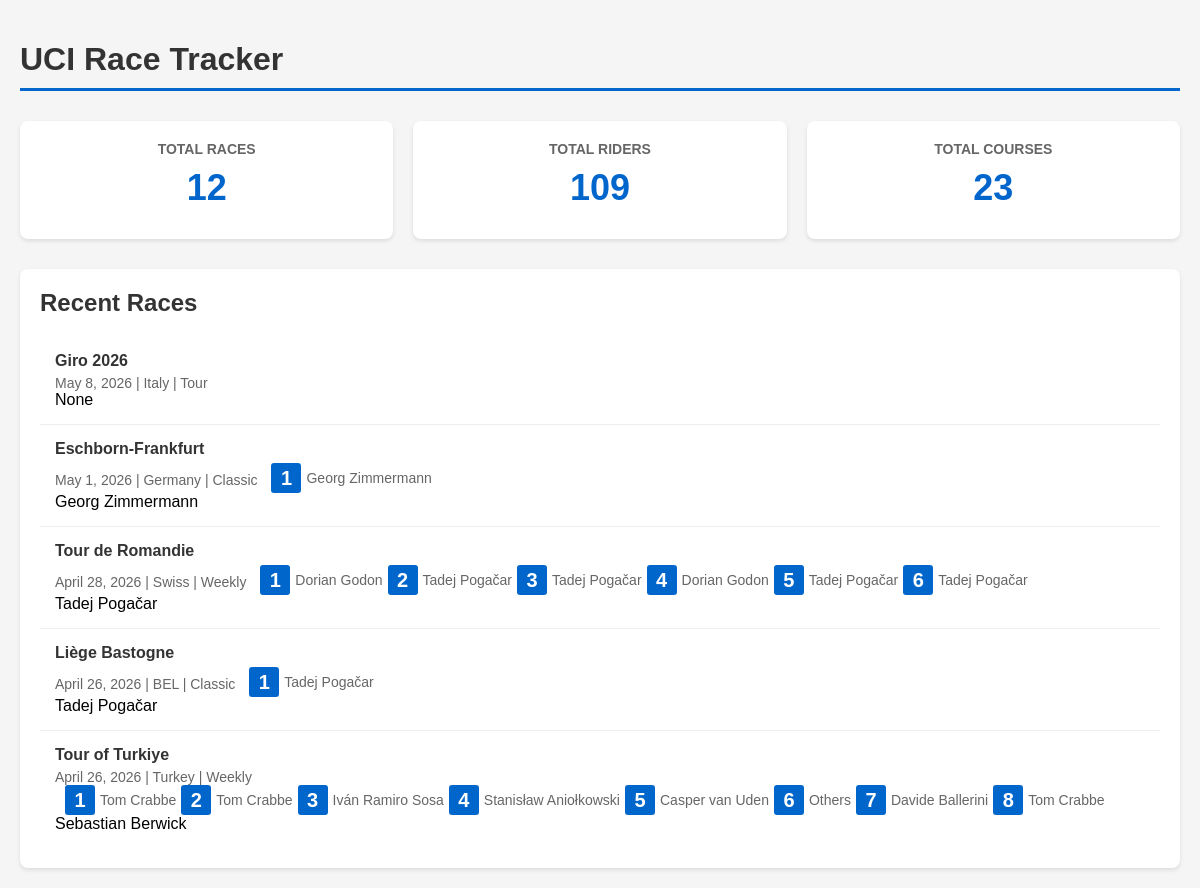
The page / on the database its author committed.
### uci/models/race.py (models this page shows, shortened)
class Race(models.Model):
    CATEGORY_CHOICES = [
        ('classic', 'Classic'),
        ('high_mountain', 'High Mountain'),
        ('flat', 'Flat'),
        ('tour', 'Tour'),
        ('weekly', 'Weekly'),
    ]
    name = models.CharField(max_length=200)
    date = models.DateField(null=True, blank=True)
    location = models.CharField(max_length=200)
    category = models.CharField(max_length=50, choices=CATEGORY_CHOICES, default='classic')
    winner = models.ForeignKey(Rider, on_delete=models.CASCADE, null=True, blank=True, related_name='race_winner')
    predict_winner = models.ForeignKey(Rider, on_delete=models.CASCADE, null=True, blank=True, related_name='race_predict_winner')
    one_day_race = models.BooleanField(default=False)
    note = models.TextField(null=True, blank=True)

### uci/models/course.py (models this page shows, shortened)
class Course(models.Model):
    race = models.ForeignKey(Race, on_delete=models.CASCADE, related_name='courses')
    name = models.CharField(max_length=200)
    start = models.CharField(max_length=120, null=True, blank=True)
    end = models.CharField(max_length=120, null=True, blank=True)
    distance_km = models.DecimalField(max_digits=6, decimal_places=2, null=True, blank=True)
    elevation_gain_m = models.IntegerField(null=True, blank=True)
    note = models.TextField(max_length=500, null=True, blank=True)
    key_point = models.CharField(max_length=500, null=True, blank=True)
    profile_score = models.IntegerField(null=True, blank=True)
    winner = models.ForeignKey(Rider, on_delete=models.CASCADE, null=True, blank=True, related_name='course_winner')
    predict_winner = models.ForeignKey(Rider, on_delete=models.CASCADE, null=True, blank=True, related_name='course_predict_winner')
    pre_analysis = models.TextField(max_length=500, null=True, blank=True)
    course_url = models.URLField(null=True, blank=True)

### uci/models/rider.py (models this page shows, shortened)
class Rider(models.Model):
    FORM_TREND_CHOICES = [
        ('high', '↑'),
        ('increase', '↗'),
        ('normal', '→'),
        ('decrease', '↘'),
        ('low', '↓'),
    ]
    FORM_TO_TREND = {1: 'low', 2: 'decrease', 3: 'normal', 4: 'increase', 5: 'high'}
    name = models.CharField(max_length=100, unique=True)
    nationality = models.CharField(max_length=100, null=True, blank=True)
    date_of_birth = models.DateField(null=True, blank=True)
    note = models.TextField(max_length=500, null=True, blank=True)
    form = models.IntegerField(validators=[MinValueValidator(1), MaxValueValidator(5)], null=True, blank=True)
    form_trend = models.CharField(max_length=10, choices=FORM_TREND_CHOICES, null=True, blank=True, default='normal')
    breakaway = models.BooleanField(default=False)
    breakaway_note = models.CharField(max_length=100, null=True, blank=True)
    class Meta:
        ordering = ['name']  # for admin
    def __str__(self):
        return f"{self.name}"

### uci/views.py (the view)
# urls.py: path('', views.index, name='index'),
def index(request):
    races = Race.objects.all()
    riders = Rider.objects.all()
    courses = Course.objects.all()
    context = {
        'total_races': races.count(),
        'total_riders': riders.count(),
        'total_courses': courses.count(),
        'recent_races': races.order_by('-date')[:5],
    }
    return render(request, 'uci/index.html', context)

### uci/templates/uci/index.html (shortened to what this page needs)
<!DOCTYPE html>
<html lang="en">
<head>
</head>
<body>
    <h1>UCI Race Tracker</h1>
    <div class="stats">
        <div class="stat-card">
            <h3>Total Races</h3>
            <div class="number">{{ total_races }}</div>
        </div>
        <div class="stat-card">
            <h3>Total Riders</h3>
            <div class="number">{{ total_riders }}</div>
        </div>
        <div class="stat-card">
            <h3>Total Courses</h3>
            <div class="number">{{ total_courses }}</div>
        </div>
    </div>
    <div class="recent-races">
        <h2>Recent Races</h2>
        {% if recent_races %}
            {% for race in recent_races %}
                <div class="race-item">
                    <div class="race-name">{{ race.name }}</div>
                    <div class="race-details">
                        {{ race.date }} | {{ race.location }} | {{ race.get_category_display }}
                        {% if race.courses.all %}
                            <span class="course-icons">
                                {% for course in race.courses.all %}
                                    <span class="course-icon" title="{{ course.name }}">{{ forloop.counter }}</span>
                                    <span class="course-winner">{{ course.winner }}</span>
                                {% endfor %}
                            </span>
                        {% endif %}
                    </div>
                    <div class="race-winner">
                        {{ race.winner }}
                    </div>
                </div>
            {% endfor %}
        {% else %}
            <div class="no-data">No races found. Add some races in the admin panel!</div>
        {% endif %}
    </div>
</body>
</html>

### uci/templates/uci/index.html (style rules this page uses)
body { font-family: Arial, sans-serif; max-width: 1200px; margin: 0 auto; padding: 20px; background-color: #f5f5f5; }
h1 { color: #333; border-bottom: 3px solid #0066cc; padding-bottom: 10px; }
.stats { display: flex; gap: 20px; margin: 30px 0; }
.stat-card { background: white; padding: 20px; border-radius: 8px; box-shadow: 0 2px 4px rgba(0,0,0,0.1); flex: 1; text-align: center; }
.stat-card h3 { margin: 0; color: #666; font-size: 14px; text-transform: uppercase; }
.stat-card .number { font-size: 36px; font-weight: bold; color: #0066cc; margin: 10px 0; }
.recent-races { background: white; padding: 20px; border-radius: 8px; box-shadow: 0 2px 4px rgba(0,0,0,0.1); margin-top: 30px; }
.recent-races h2 { margin-top: 0; color: #333; }
.race-item { padding: 15px; border-bottom: 1px solid #eee; }
.race-item:last-child { border-bottom: none; }
.race-name { font-weight: bold; color: #333; font-size: 16px; }
.race-details { color: #666; font-size: 14px; margin-top: 5px; }
.course-icons { display: inline-flex; gap: 5px; margin-left: 10px; }
.course-icon { display: inline-block; width: 30px; height: 30px; background-color: #0066cc; border-radius: 3px; font-size: 20px; color: white; text-align: center; line-height: 30px; font-weight: bold; cursor: pointer; position: relative; }
.course-winner { height: 30px; line-height: 30px; }

### rows shown on the page
Race: name "Giro 2026", date "May 8, 2026", location "Italy", category "Tour", winner "None"
Race: name "Eschborn-Frankfurt", date "May 1, 2026", location "Germany", category "Classic", winner "Georg Zimmermann"
Course: winner "Georg Zimmermann"
Race: name "Tour de Romandie", date "April 28, 2026", location "Swiss", category "Weekly", winner "Tadej Pogačar"
Course: winner "Dorian Godon"
Course: winner "Tadej Pogačar"
Course: winner "Tadej Pogačar"
Course: winner "Dorian Godon"
Course: winner "Tadej Pogačar"
Course: winner "Tadej Pogačar"
Race: name "Liège Bastogne", date "April 26, 2026", location "BEL", category "Classic", winner "Tadej Pogačar"
Course: winner "Tadej Pogačar"
Race: name "Tour of Turkiye", date "April 26, 2026", location "Turkey", category "Weekly", winner "Sebastian Berwick"
Course: winner "Tom Crabbe"
Course: winner "Tom Crabbe"
Course: winner "Iván Ramiro Sosa"
Course: winner "Stanisław Aniołkowski"
Course: winner "Casper van Uden"
Course: winner "Others"
Course: winner "Davide Ballerini"
Course: winner "Tom Crabbe"

### other values the page prints
{{ total_races }} "12"
{{ total_riders }} "109"
{{ total_courses }} "23"
